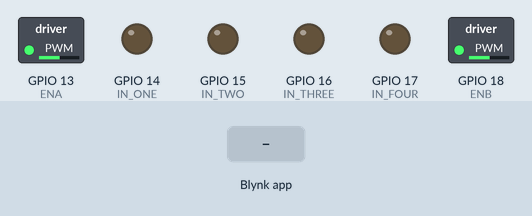
Recording of a sketch running on a simulated ESP32. Parts: switched loads named in the sketch (green lamp = pin HIGH), output pins drawn as LEDs (lit = HIGH). The inputs (shaded band) are chosen by the test bench. WiFi joins after 1.5 s; servers stay silent unless stated.

Above: at 3.0 s.
3.1 s: Blynk app writes 1 to V1
At 3.8 s:
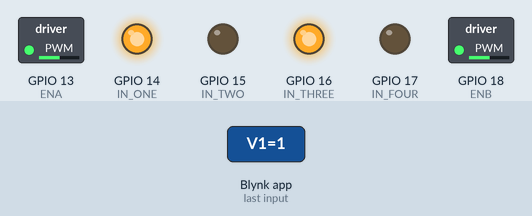
4.6 s: Blynk app writes 1 to V2
At 5.0 s:
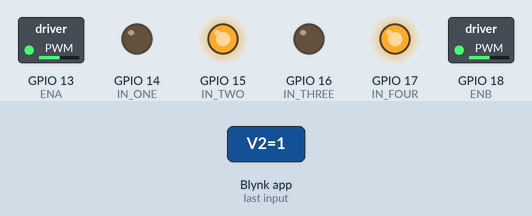
6.1 s: Blynk app writes 1 to V5
At 7.3 s:
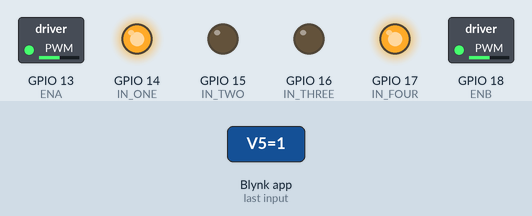
7.6 s: Blynk app writes 0 to V1
At 8.5 s:
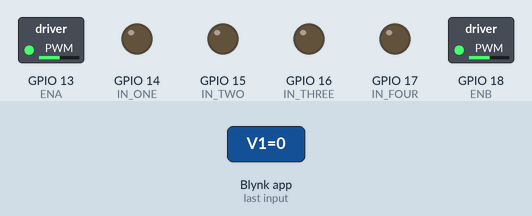
9.1 s: Blynk app writes 1 to V3
At 9.6 s:
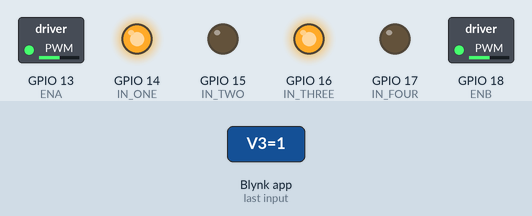
Timing chart, 0 to 11.6 s (numbered marks = the images above; inputs shaded):
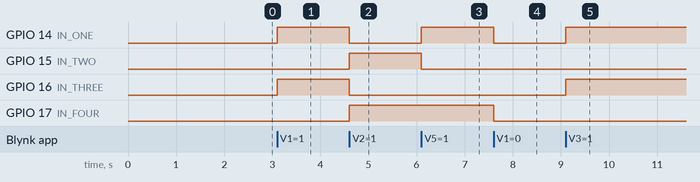

Measured:
- after the input at 3.1 s, GPIO 14 (IN_ONE), GPIO 16 (IN_THREE): LOW → HIGH at once
- after the input at 4.6 s, GPIO 14 (IN_ONE), GPIO 16 (IN_THREE): HIGH → LOW at once; GPIO 15 (IN_TWO), GPIO 17 (IN_FOUR): LOW → HIGH at once
- after the input at 6.1 s, GPIO 14 (IN_ONE): LOW → HIGH at once; GPIO 15 (IN_TWO): HIGH → LOW at once
- after the input at 7.6 s, GPIO 14 (IN_ONE), GPIO 17 (IN_FOUR): HIGH → LOW at once
- after the input at 9.1 s, GPIO 14 (IN_ONE), GPIO 16 (IN_THREE): LOW → HIGH at once

The sketch:

esp32_robot_car_with_l298n.ino
```cpp
/**
 * @param $connection of the motor with L298N motor driver.
 * Connect the left-top motor to OUT1 and OUT2.
 * Connect the left-bottom motor to OUT3 and OUT4.
 * Connect the right-top motor to OUT1 and OUT2.
 * Connect the right-bottom motor to OUT3 and OUT4.

 * Only For Esp32 Devkit V1
 */

#define BLYNK_TEMPLATE_ID "TMPLSgETUamP"
#define BLYNK_TEMPLATE_NAME "COLLAGE PROJECT"
#define BLYNK_AUTH_TOKEN "Gq2xJ7uj2RbCqHurMycIC_UOpc1YE3by"

#define WIFI_SSID "MICROCONTROLLER"
#define WIFI_PASSWORD "mcu32@amir"

#include <BlynkSimpleEsp32.h>

// use GPIO/D14 ENA pin of the L298N module
const int ENA = 13;
// use GPIO/D33 IN1 pin of the L298N module
const int IN_ONE = 14;
// use GPIO/D35 IN2 pin of the L298N module
const int IN_TWO = 15;
// use GPIO/D26 IN3 pin of the L298N module
const int IN_THREE = 16;
// use GPIO/D27 IN4 pin of the L298N module
const int IN_FOUR = 17;
// use GPIO/D12 - ENB pin of the L298N module
const int ENB = 18;

// initial motor speed
int speed = 130;

void setup()
{
  Serial.begin(115200);
  Blynk.begin(BLYNK_AUTH_TOKEN, WIFI_SSID, WIFI_PASSWORD);

  pinMode(ENA, OUTPUT);
  pinMode(IN_ONE, OUTPUT);
  pinMode(IN_TWO, OUTPUT);
  pinMode(IN_THREE, OUTPUT);
  pinMode(IN_FOUR, OUTPUT);
  pinMode(ENB, OUTPUT);

  analogWrite(ENA, speed);
  analogWrite(ENB, speed);
}

void loop()
{
  Blynk.run();
}

BLYNK_WRITE(v0)
{
  speed = param.asInt();

  analogWrite(ENA, speed);
  analogWrite(ENB, speed);
}

// Forward button
BLYNK_WRITE(V1) {
    if (param.asInt() == HIGH) {
        // Move forward
        digitalWrite(IN_ONE, HIGH);
        digitalWrite(IN_TWO, LOW);
        digitalWrite(IN_THREE, HIGH);
        digitalWrite(IN_FOUR, LOW);
    } else {
        // Stop
        stopMotors();
    }
}

// Backward button
BLYNK_WRITE(V2) {
    if (param.asInt() == HIGH) {
        // Move backward
        digitalWrite(IN_ONE, LOW);
        digitalWrite(IN_TWO, HIGH);
        digitalWrite(IN_THREE, LOW);
        digitalWrite(IN_FOUR, HIGH);
    } else {
        // Stop
        stopMotors();
    }
}

// 360 degrees rotation button
BLYNK_WRITE(V5) {
    if (param.asInt() == HIGH) {
        // Rotate 360 degrees (Left wheel forward, right wheel backward)
        digitalWrite(IN_ONE, HIGH);
        digitalWrite(IN_TWO, LOW);
        digitalWrite(IN_THREE, LOW);
        digitalWrite(IN_FOUR, HIGH);
    } else {
        // Stop
        stopMotors();
    }
}

// Left turn button
BLYNK_WRITE(V3) {
    if (param.asInt() == HIGH) {
        // Turn left (Right wheel forward)
        digitalWrite(IN_ONE, HIGH);
        digitalWrite(IN_TWO, LOW);
        digitalWrite(IN_THREE, HIGH);
        digitalWrite(IN_FOUR, LOW);
    } else {
        // Stop
        stopMotors();
    }
}

// Right turn button
BLYNK_WRITE(V4) {
    if (param.asInt() == HIGH) {
        // Turn right (Left wheel forward)
        digitalWrite(IN_ONE, LOW);
        digitalWrite(IN_TWO, HIGH);
        digitalWrite(IN_THREE, LOW);
        digitalWrite(IN_FOUR, HIGH);
    } else {
        // Stop
        stopMotors();
    }
}

void stopMotors() {
    // Stop all motors
    digitalWrite(IN_ONE, LOW);
    digitalWrite(IN_TWO, LOW);
    digitalWrite(IN_THREE, LOW);
    digitalWrite(IN_FOUR, LOW);
}
```
